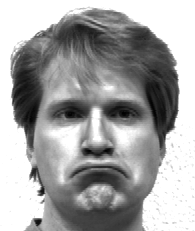
#> input picture Lab7/Yale_Face_Database/Training/subject01.sad.pgm, 195 x 231 px; its folder holds 4 pictures in this run
$ python kernel_eigenface.py   (older library calls are emulated)
#> lines starting #> are read from the running program, lines starting #| are printed output that depends on the picture
import os
import numpy as np
from PIL import Image
import scipy.spatial.distance
import matplotlib.pyplot as plt

kernels = ['linear kernel', 'polynomial kernel', 'rbf kernel']

# [60 lines left out: function visualize, not called in this run]

        # [10 lines of commented-out code are left out]


def read_data(root_path, is_train):

#> called with root_path = 'Yale_Face_Database', is_train = True
    if is_train:
        root_path = os.path.join(root_path, "Training")
    else:
        root_path = os.path.join(root_path, "Testing")

    name = []
    data = []
    label = []

    for pgm_file in os.listdir(root_path):

        # image name
        name.append(pgm_file)

        # image data
        img = Image.open(os.path.join(root_path, pgm_file))
#> img is the input picture: PIL image 195x231 L; min 0, max 255, mean 164
        img = img.resize((50, 50), Image.ANTIALIAS)
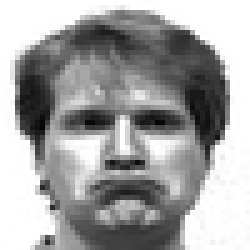
#> img: PIL image 50x50 L (shown 5 times larger); min 5, max 255, mean 163.7
        img = np.array(img)
        data.append(img.ravel().astype(np.float64))

        # image label
        label.append(int(pgm_file[7:9]))
#> pass 2 of the loop in read_data, `for pgm_file in os.listdir(root_path):`:
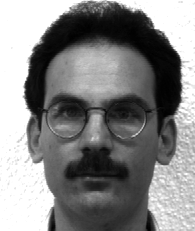
#> input picture Lab7/Yale_Face_Database/Training/subject02.glasses.pgm, 195 x 231 px
#> in read_data, img is the input picture: PIL image 195x231 L; min 0, max 255, mean 133.8
#> in read_data, `img = img.resize((50, 50), Image.ANTIALIAS)`:
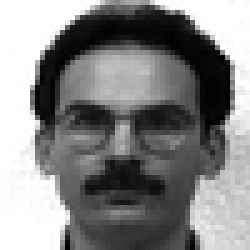
#> img: PIL image 50x50 L (shown 5 times larger); min 1, max 255, mean 133.5
#> pass 3 of the loop in read_data, `for pgm_file in os.listdir(root_path):`:
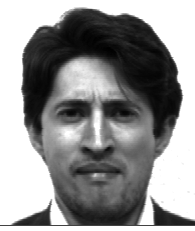
#> input picture Lab7/Yale_Face_Database/Training/subject03.sad.pgm, 195 x 231 px
#> in read_data, img is the input picture: PIL image 195x231 L; min 0, max 255, mean 146.5
#> in read_data, `img = img.resize((50, 50), Image.ANTIALIAS)`:
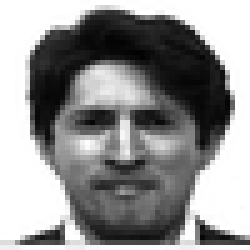
#> img: PIL image 50x50 L (shown 5 times larger); min 2, max 255, mean 146.1
#> the loop made 4 passes; the first 3 are shown

    return np.array(name), np.array(data), np.array(label)


# [73 lines left out: functions PCA, LDA, not called in this run]


def distance(vec1, vec2):
    return np.sum((vec1 - vec2) ** 2)

# [108 lines left out: functions face_recognition, kernel_PCA, kernel_LDA, not called in this run]


if __name__ == '__main__':

    '''
    TASK 1: Show PCA Eigenfaces, LDA Fisherfaces and Reconstruction
    TASK 2: Face Recognition with PCA and LDA
    TASK 3: Face Recognition with Kernel PCA and Kernel LDA
    '''
    TASK = 2

    train_name, train_data, train_label = read_data(root_path='Yale_Face_Database', is_train=True)
    test_name, test_data, test_label = read_data(root_path='Yale_Face_Database', is_train=False)
#> (the run stopped early here; a loop or call above may not have finished)
